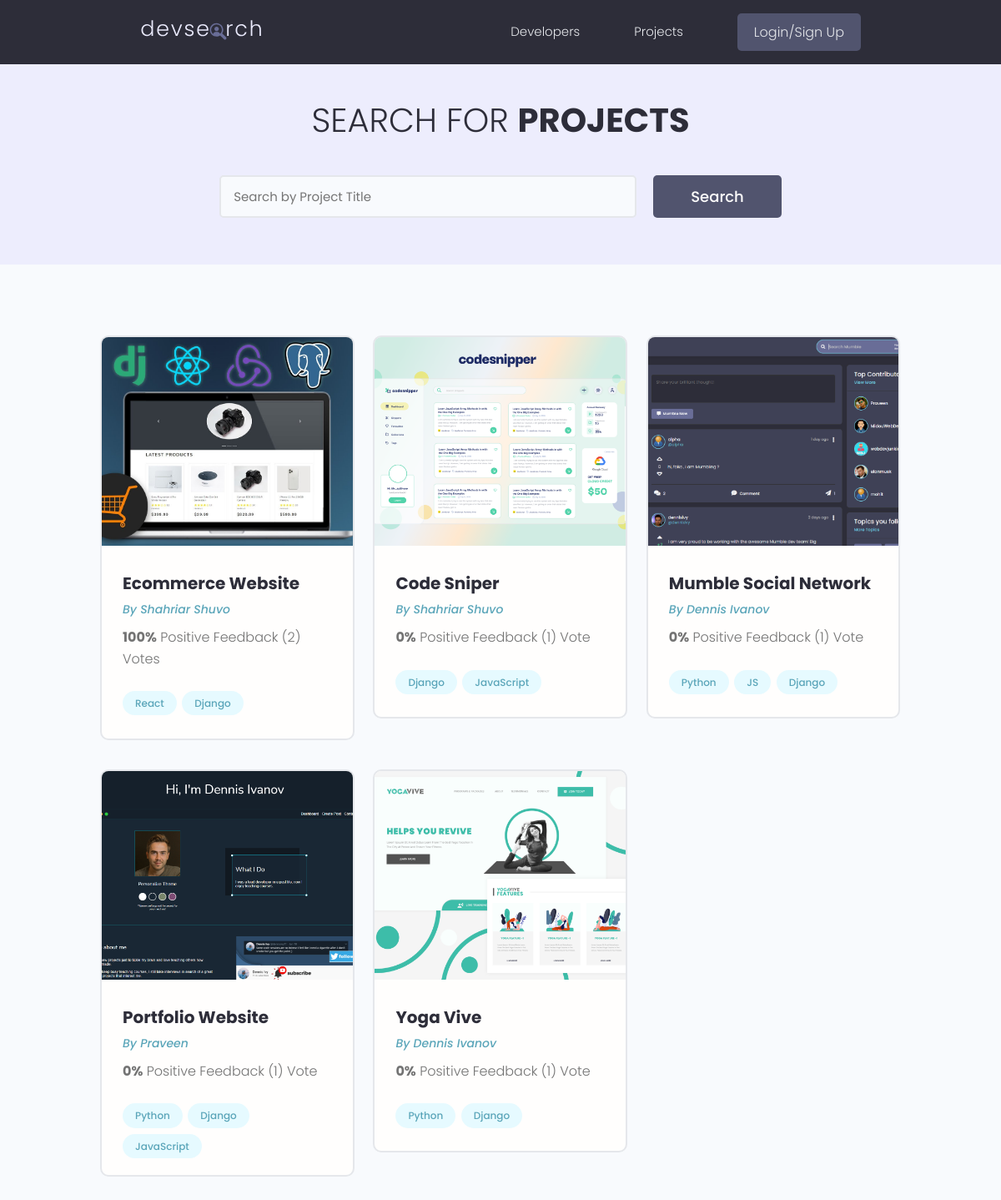
The page /projects/ on the database as committed earlier.
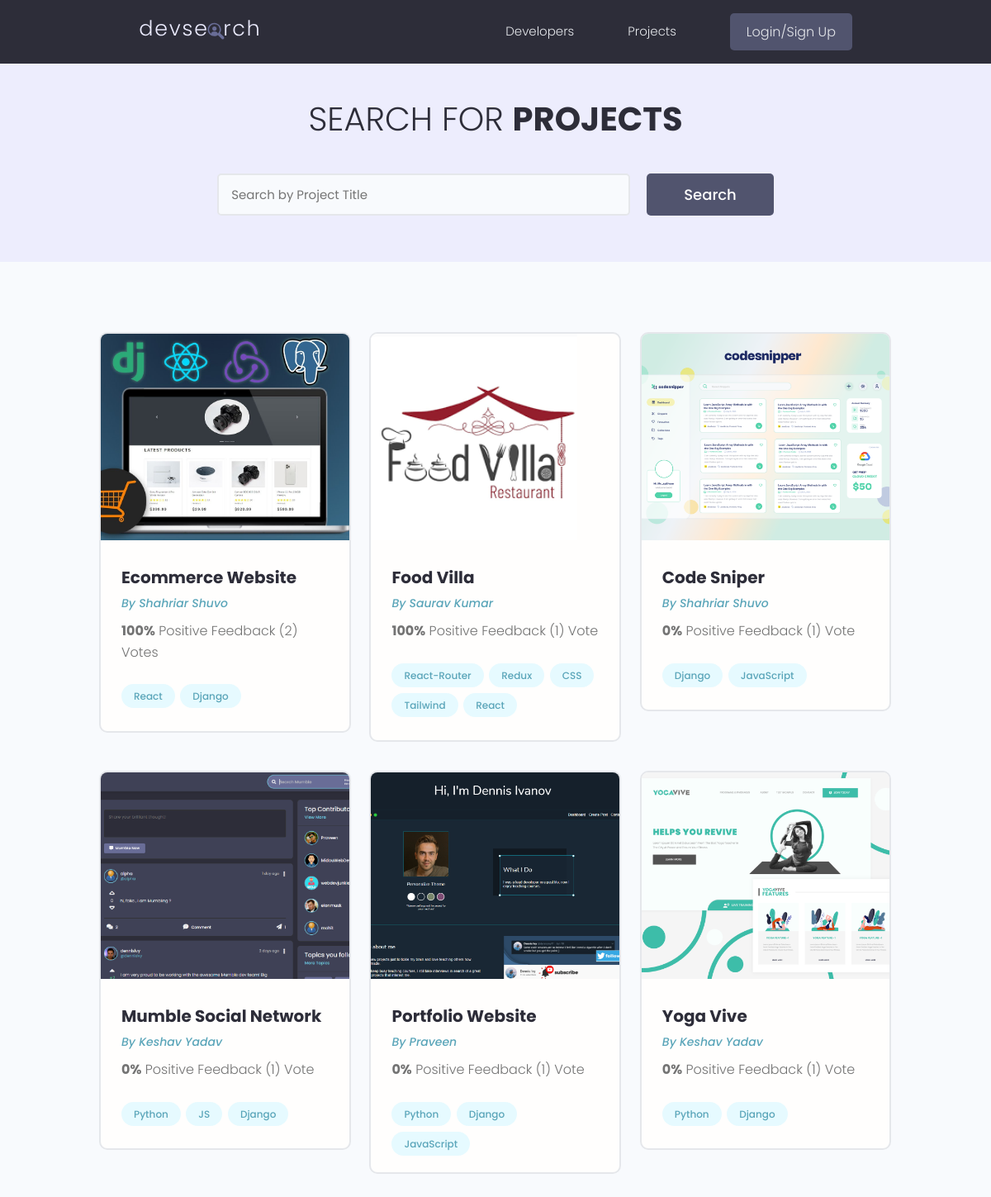
The same page on the database as committed later.
### projects/models.py (models this page shows, shortened)
class Project(models.Model):
    owner = models.ForeignKey(
        Profile, null=True, blank=True, on_delete=models.CASCADE)
    title = models.CharField(max_length=200)
    description = models.TextField(null=True, blank=True)
    featured_image = models.ImageField(
        null=True, blank=True, default="default.jpg")
    demo_link = models.CharField(max_length=2000, null=True, blank=True)
    source_link = models.CharField(max_length=2000, null=True, blank=True)
    tags = models.ManyToManyField('Tag', blank=True)
    vote_total = models.IntegerField(default=0, null=True, blank=True)
    vote_ratio = models.IntegerField(default=0, null=True, blank=True)
    created = models.DateTimeField(auto_now_add=True)
    id = models.UUIDField(default=uuid.uuid4, unique=True,
                          primary_key=True, editable=False)
    class Meta:
        ordering = ['-vote_ratio', '-vote_total', 'title']
    @property
    def imageURL(self):
        try:
            url = self.featured_image.url
        except:
            url = ''
        return url

class Tag(models.Model):
    name = models.CharField(max_length=200)
    created = models.DateTimeField(auto_now_add=True)
    id = models.UUIDField(default=uuid.uuid4, unique=True,
                          primary_key=True, editable=False)
    def __str__(self):
        return self.name

### users/models.py (models this page shows, shortened)
class Profile(models.Model):
    user = models.OneToOneField(
        User, on_delete=models.CASCADE, null=True, blank=True)
    name = models.CharField(max_length=200, blank=True, null=True)
    email = models.EmailField(max_length=500, blank=True, null=True)
    username = models.CharField(max_length=200, blank=True, null=True)
    location = models.CharField(max_length=200, blank=True, null=True)
    short_intro = models.CharField(max_length=200, blank=True, null=True)
    bio = models.TextField(blank=True, null=True)
    profile_image = models.ImageField(
        null=True, blank=True, upload_to='profiles/', default="profiles/user-default.png")
    social_github = models.CharField(max_length=200, blank=True, null=True)
    social_twitter = models.CharField(max_length=200, blank=True, null=True)
    social_linkedin = models.CharField(max_length=200, blank=True, null=True)
    social_youtube = models.CharField(max_length=200, blank=True, null=True)
    social_website = models.CharField(max_length=200, blank=True, null=True)
    created = models.DateTimeField(auto_now_add=True)
    id = models.UUIDField(default=uuid.uuid4, unique=True,
                          primary_key=True, editable=False)
    class Meta:
        ordering = ['created']

### projects/views.py (the view)
# urls.py: path('projects/', views.getProjects),
def projects(request):
    projects, search_query = searchProjects(request)
    custom_range, projects = paginateProjects(request, projects, 6)
    context = {'projects': projects,
               'search_query': search_query, 'custom_range': custom_range}
    return render(request, 'projects/projects.html', context)

### projects/utils.py (called while the page is built)
def paginateProjects(request, projects, results):
    page = request.GET.get('page')
    paginator = Paginator(projects, results)
    try:
        projects = paginator.page(page)
    except PageNotAnInteger:
        page = 1
        projects = paginator.page(page)
    except EmptyPage:
        page = paginator.num_pages
        projects = paginator.page(page)
    leftIndex = (int(page) - 4)
    if leftIndex < 1:
        leftIndex = 1
    rightIndex = (int(page) + 5)
    if rightIndex > paginator.num_pages:
        rightIndex = paginator.num_pages + 1
    custom_range = range(leftIndex, rightIndex)
    return custom_range, projects

def searchProjects(request):
    search_query = ''
    if request.GET.get('search_query'):
        search_query = request.GET.get('search_query')
    tags = Tag.objects.filter(name__icontains=search_query)
    projects = Project.objects.distinct().filter(
        Q(title__icontains=search_query) |
        Q(description__icontains=search_query) |
        Q(owner__name__icontains=search_query) |
        Q(tags__in=tags)
    )
    return projects, search_query

### projects/templates/projects/projects.html (shortened to what this page needs)
{% extends 'main.html' %}
{% block content %}
<main class="projects">
    <section class="hero-section text-center">
        <div class="container container--narrow">
            <div class="hero-section__box">
                <h2>Search for <span>Projects</span></h2>
            </div>
            <div class="hero-section__search">
                <form id='searchForm' class="form" action="{% url 'projects' %}" method="get">
                    <div class="form__field">
                        <input class="input input--text" id="formInput#search" type="text" name="search_query"
                            placeholder="Search by Project Title" value="{{search_query}}" />
                    </div>
                    <input class="btn btn--sub btn--lg" type="submit" value="Search" />
                </form>
            </div>
        </div>
    </section>
    <section class="projectsList">
        <div class="container">
            <div class="grid grid--three">
                {% for project in projects %}
                <div class="column">
                    <div class="card project">
                        <a href="{% url 'project' project.id %}" class="project">
                            <img class="project__thumbnail" src="{{project.imageURL}}" alt="project thumbnail" />
                            <div class="card__body">
                                <h3 class="project__title">{{project.title}}</h3>
                                <p><a class="project__author" href="{% url 'user-profile' project.owner.id %}">By
                                        {{project.owner.name}}</a>
                                </p>
                                <p class="project--rating">
                                    <span style="font-weight: bold;">{{project.vote_ratio}}%</span> Positive
                                    Feedback ({{project.vote_total}}) Vote{{project.vote_total|pluralize:"s"}}
                                </p>
                                <div class="project__tags">
                                    {% for tag in project.tags.all %}
                                    <span class="tag tag--pill tag--main">
                                        <small>{{tag}}</small>
                                    </span>
                                    {% endfor %}
                                </div>
                            </div>
                        </a>
                    </div>
                </div>
                {% endfor %}
            </div>
        </div>
    </section>
</main>
{% endblock %}

Rows that differ between the two databases and show on the page:
added Project: imageURL (picture), title "Food Villa", owner.name "Saurav Kumar", vote_ratio "100", vote_total "1", Tag (name "React")
added Tag: name "React-Router", shown under "Food Villa"
added Tag: name "Redux", shown under "Food Villa"
now on this page (row unchanged): Tag: name "CSS", shown under "Food Villa"
added Tag: name "Tailwind", shown under "Food Villa"
changed through a linked row, Project "Mumble Social Network": owner.name "Dennis Ivanov" → "Keshav Yadav"
changed through a linked row, Project "Yoga Vive": owner.name "Dennis Ivanov" → "Keshav Yadav"
